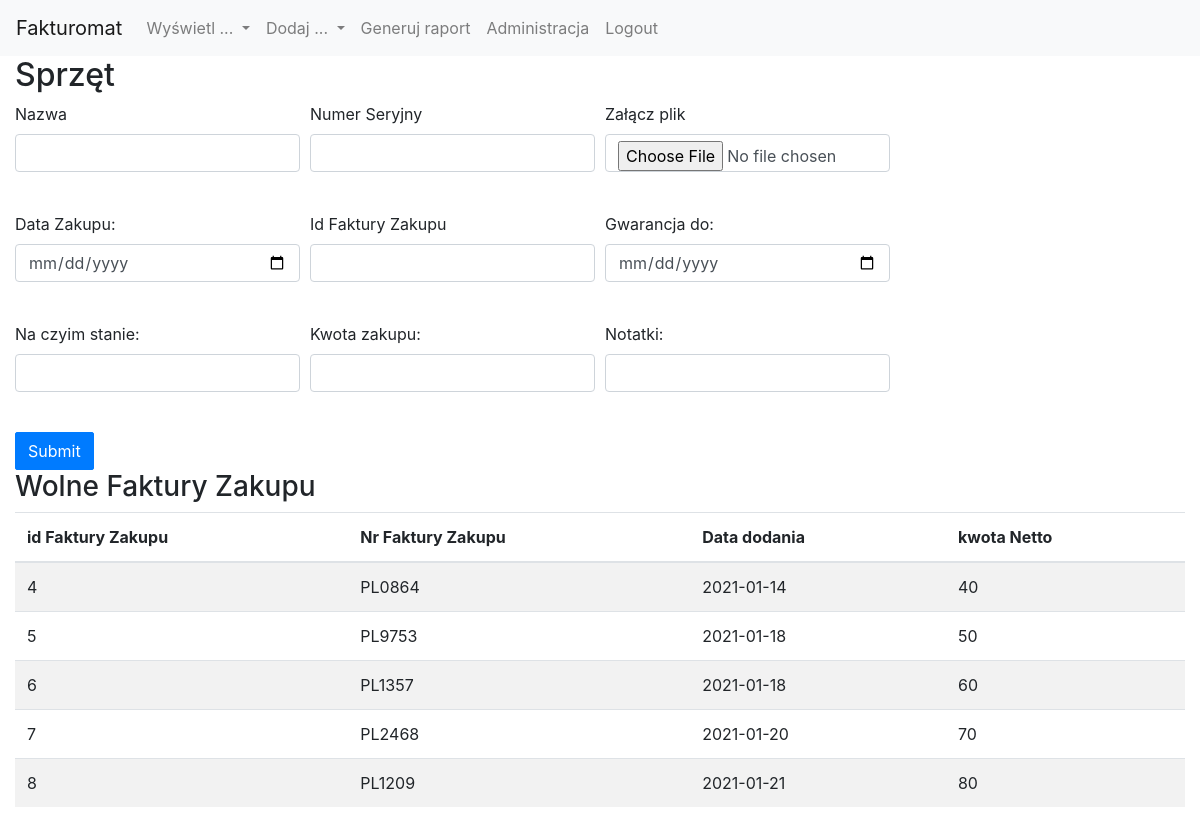
Screenshot of /index.php?action=equipment-add (signed in) with the database file from the repository.
### tables this page shows
CREATE TABLE `invoicepurchase` (
  `id` int(11) NOT NULL,
  `invoiceNumber` varchar(255) NOT NULL,
  `addDate` date NOT NULL,
  `vatID` int(11) NOT NULL,
  `amountNet` double NOT NULL,
  `amountTax` double NOT NULL,
  `amountGross` double NOT NULL,
  `amountNetCurrencyValue` double NOT NULL,
  `amountNetCurrency` int(2) NOT NULL
);

### models/repositories/EquipmentToDB.php (called while the page is built, shortened)
<?php
global $config;
class EquipmentToDB
{
    public static function getAll() {
        global $config;
        $pdo = new PDO($config['dsn'], $config['login'], $config['password']);
        $pdo->setAttribute(PDO::ATTR_ERRMODE, PDO::ERRMODE_EXCEPTION);
        $allInvoices = array();
        foreach($pdo->query('SELECT id, invoiceNumber, addDate, amountNet FROM invoicepurchase WHERE
            invoicepurchase.id NOT IN(SELECT invoiceId FROM equipment)') as $row) {
            $oneRow = array("id" => $row["id"],
                "invoiceNumber" => $row["invoiceNumber"],
                "addDate" => $row["addDate"],
                "amountNet" => $row["amountNet"],
            );
            array_push($allInvoices, $oneRow);
        }
        return $allInvoices;
    }
}

### views/equipment/EquipmentFormView.php (the view, shortened to what this page needs)
<?php
class EquipmentFormView
{
    public static function render()
    {
        ?>
        <?= Layout::header() ?>
        <h2>Sprzęt</h2>
        <form action="./index.php?action=equipment-add" method="post" enctype="multipart/form-data">
            <div class="form-row">
                <div class="form-group col-md-3">
                    <label for="name">Nazwa</label>
                    <input type="text" name="name" class="form-control"><br>
                </div>
                <div class="form-group col-md-3">
                    <label for="serialNumber">Numer Seryjny</label>
                    <input type="text" name="serialNumber" class="form-control"><br>
                </div>
                <div class="form-group col-md-3">
                    <label class="form-label" for="customFile">Załącz plik</label>
                    <input type="file" name="fileToUpload" class="form-control" id="fileToUpload" />
                </div>
            </div>
            <div class="form-row">
                <div class="form-group col-md-3">
                    <label for="purchaseDate">Data Zakupu:</label>
                    <input type="date" name="purchaseDate" class="form-control"><br>
                </div>
                <div class="form-group col-md-3">
                    <label for="invoiceId">Id Faktury Zakupu</label>
                    <input type="text" name="invoiceId" class="form-control"><br>
                </div>
                <div class="form-group col-md-3">
                    <label for="warrantyTo">Gwarancja do:</label>
                    <input type="date" name="warrantyTo" class="form-control"><br>
                </div>
            </div>
            <div class="form-row">
                <div class="form-group col-md-3">
                    <label for="assignedFor">Na czyim stanie:</label>
                    <input type="text" name="assignedFor" class="form-control"><br>
                </div>
                <div class="form-group col-md-3">
                    <label for="amountNet">Kwota zakupu:</label>
                    <input type="text" name="amountNet" class="form-control"><br>
                </div>
                <div class="form-group col-md-3">
                    <label for="notes">Notatki:</label>
                    <input type="text" name="notes" class="form-control"><br>
                </div>
            </div>
            <input type="submit" value="Submit" class="btn btn-primary" name="submit">
        </form>
        <h3>Wolne Faktury Zakupu</h3>
        <?php
        $html = ob_get_clean();
        return $html;
    }
    public static function invoices($records){
        ?>
        <table class="table table-striped">
            <thead>
            <tr>
                <th scope="col">id Faktury Zakupu</th>
                <th scope="col">Nr Faktury Zakupu</th>
                <th scope="col">Data dodania</th>
                <th scope="col">kwota Netto</th>
            </tr>
            </thead>
            <tbody class="span3">
            <?php
            for($i = 0; $i < sizeof($records); $i++){
                echo "<tr>";
                echo "<td>" .$records[$i]['id']. "</td>";
                echo "<td>" .$records[$i]['invoiceNumber']. "</td>";
                echo "<td>" .$records[$i]['addDate']. "</td>";
                echo "<td>" .$records[$i]['amountNet']. "</td>";
                echo "</tr>";
            }
            ?>
            </tbody>
        </table>
        <?php
        $html = ob_get_clean();
        return $html;
    }
}

### styles.css (style rules this page uses)
#form-control, .btn { min-height: 38px; border-radius: 2px; }
td { overflow: hidden; text-overflow: ellipsis; }

### rows the page displays
invoicepurchase: id "4", invoiceNumber "PL0864", addDate "2021-01-14", amountNet "40"
invoicepurchase: id "5", invoiceNumber "PL9753", addDate "2021-01-18", amountNet "50"
invoicepurchase: id "6", invoiceNumber "PL1357", addDate "2021-01-18", amountNet "60"
invoicepurchase: id "7", invoiceNumber "PL2468", addDate "2021-01-20", amountNet "70"
invoicepurchase: id "8", invoiceNumber "PL1209", addDate "2021-01-21", amountNet "80"
